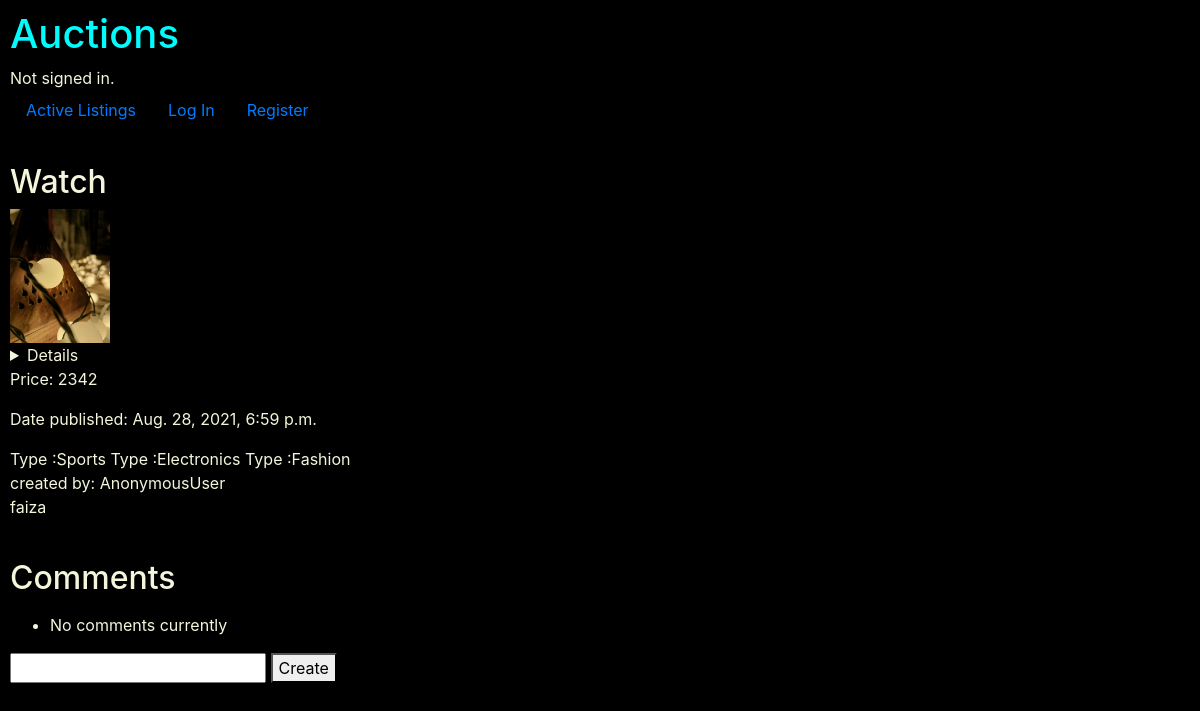
The page /1 on the database its author committed.
### auctions/models.py (models this page shows, shortened)
class Auction_listings(models.Model):
    auc_title = models.CharField(max_length=50)
    auc_details = models.CharField(max_length=250)
    auc_price = models.IntegerField()
    auc_date_published = models.DateTimeField(auto_now_add=True)
    auc_created_by = models.ForeignKey(User, on_delete=models.CASCADE, related_name="creator", blank=True)
    auc_image = models.ImageField(default='rose.jpg', blank=True)
    auctions = models.ManyToManyField(Category, blank= True, related_name="category")

class Category(models.Model):
    category_type = models.TextField(blank=True)
    def __str__(self):
        return f"Type :{self.category_type}"

class User(AbstractUser):
    pass

### auctions/views.py (the view)
# urls.py: path("<int:list_id>", views.list_page, name="auctions_list"),
def list_page(request, list_id):
    if request.user.is_authenticated:
        list_auction = Auction_listings.objects.get(pk=list_id)
        categories = Category.objects.get(pk = list_id)
        return render(request, "auctions/auc_details.html", {
            "detail": list_auction,
            "cats":categories,
            "user": request.user,
            "comments": list_auction.comment.all(),
        })
    else:
        list_auction = Auction_listings.objects.get(pk=list_id)
        return render(request, "auctions/auc_details.html", {
            "detail": list_auction,
        })

### auctions/templates/auctions/auc_details.html (shortened to what this page needs)
{% extends 'auctions/layout.html' %} {% load static %} %} {% block body %}
<div>
    <h2>{{detail.auc_title}}</h2>
    <img src="{{detail.auc_image.url}}" alt="rose flower" width="100px" height="auto">
    <details>{{detail.auc_details}}</details>
    <p>Price: {{detail.auc_price}}</p>
    <p>Date published: {{detail.auc_date_published}} </p>
    <p>
        {% for cat in detail.auctions.all %} {{cat}} {% endfor %}
        <br> created by: {{user}} <br> {{detail.auc_created_by}}
    </p>
    <br>
    <div>
        <h2>Comments</h2>
        <p>{% for comment in comments %}
            <ul>
                <li>{{comment}}</li>
            </ul>
            {% empty %}
            <ul>
                <li> No comments currently </li>
            </ul>
            {% endfor %}
        </p>
    </div>
</div>
<form action="{% url 'comment' %}" method="POST">
    <input type="text" name="text"></input>
    <button type=" submit ">Create</button>
</form>
{% endblock body %}

### auctions/static/auctions/styles.css (style rules this page uses)
body { padding: 10px; background-color: black; color: beige; }

### rows shown on the page
Auction_listings: auc_title "Watch", auc_image (picture), auc_price "2342", auc_date_published "Aug. 28, 2021, 6:59 p.m.", auc_created_by "faiza"
Category: category_type "Type :Sports"
Category: category_type "Type :Electronics"
Category: category_type "Type :Fashion"

### other values the page prints
{{ user }} "AnonymousUser"
